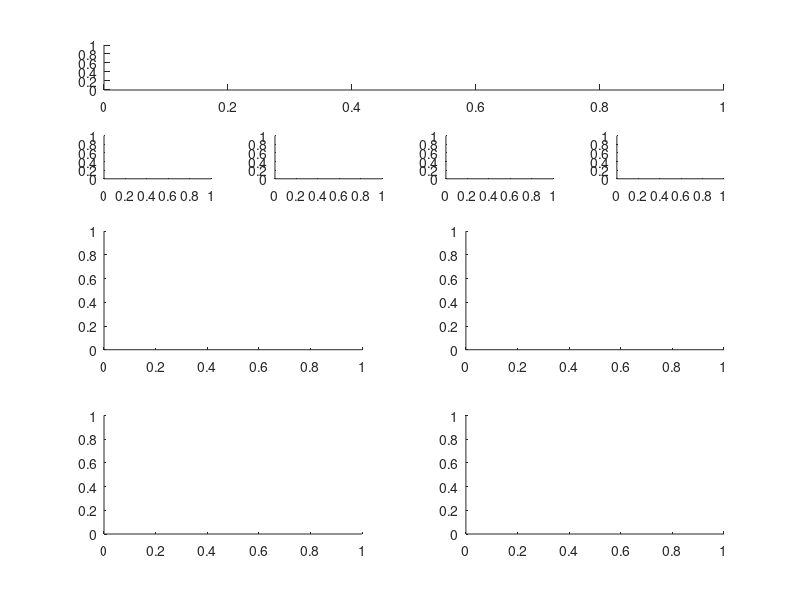

Here is the MATLAB script that generated this plot: (Note: this script raises an error after producing the figure.)

close all
addpath('../')
clear ch ax

% make the figure
figure('outerposition',[300 300 800 1000],'PaperUnits','points','PaperSize',[800 1000]); hold on

ax.cartoon = subplot(6,1,1); hold on
ax.spiking_g = subplot(6,4,5); hold on
ax.spiking_V = subplot(6,4,6); hold on
ax.spiking_f = subplot(3,2,3); hold on
ax.spiking_Ca = subplot(3,2,5); hold on

ax.bursting_g = subplot(6,4,7); hold on
ax.bursting_V = subplot(6,4,8); hold on
ax.bursting_f = subplot(3,2,4); hold on
ax.bursting_Ca = subplot(3,2,6); hold on

figlib.pretty('plw',1,'lw',1,'fs',12)

% make a spiking neuron
x = singleCompartment.makeNeuron();
singleCompartment.disableControllers(x)
x.set('*gbar',[190 64 4.3 .62 0 1517 .125 1820])

% measure calcium levels in base model
x.dt = .1;
x.t_end = 10e3;
x.integrate;
V = x.integrate;
Ca0 = x.AB.Ca_average;
metrics0 = xtools.V2metrics(V,'sampling_rate',10);

time = (1:length(V))*1e-3*x.dt;
plot(ax.spiking_V,time,V,'k')
set(ax.spiking_V,'XLim',[0 1])


x.plotgbars(ax.spiking_g,'AB')

for i = 1:length(x.handles.gbar_plot)
	% make stem plots solid
	x.handles.gbar_plot(i).MarkerFaceColor = x.handles.gbar_plot(i).Color;
	x.handles.gbar_plot(i).LineWidth = 1;
end

model_hash = hashlib.md5hash(x.get('*gbar'));

% measure Calcium level set
singleCompartment.perturb.findCalciumNullcline(x);
load([model_hash '_calcium.voronoi'],'v','-mat')



% measure behaviour in a grid using xgrid
% we will encode behaviour using colours 


gridsize = 100;
g0 = x.get('*gbar');

x0 = sum(g0(2:3));
y0 = sum(g0([1 4 5 6 8]));

x_range = corelib.logrange(x0/100,x0*10,gridsize);
y_range = corelib.logrange(y0/100,y0*10,gridsize);



if exist('spiking_neuron_grid.mat','file')
	load('spiking_neuron_grid.mat','g','Ca','metrics')
else

	

	all_g = repmat(g0,1,100,100);


	for i = 1:gridsize
		for j = 1:gridsize
			all_g(:,i,j) =  singleCompartment.perturb.scaleG(g0,x_range(i),y_range(j));
		end
	end


	all_g = reshape(all_g,8,gridsize*gridsize);

	p = xgrid;
	p.cleanup;
	p.x = x;
	p.n_batches = 40;
	p.sim_func = @singleCompartment.measureMetrics;
	p.batchify(all_g,x.find('*gbar'));


	p.simulate;
	p.wait()


	[sim_data,metadata] = p.gather;
	metrics = sim_data{1};
	Ca = sim_data{2};
	g = sim_data{3};


	save('spiking_neuron_grid.mat','g','Ca','metrics')

end


% project g onto plane
xx = sum(g(2:3,:));
yy = sum(g([1 4 5 6 8],:));

f = log(metrics(5,:)./metrics0.firing_rate);



show_here = ax.spiking_f;
scatter(show_here,xx,yy,63,f,'filled','Marker','s')
set(show_here,'XScale','log','YScale','log')
c = parula;
c(1,:) = 1;
colormap(show_here,c);
caxis(show_here,[-.5 2])

% show where the reference model is
plot(show_here,x0,y0,'p','MarkerSize',12,'MarkerFaceColor','k','MarkerEdgeColor','k')

ch.spiking_f = colorbar(show_here);
set(ch.spiking_f,'YTick',[-.5 log([25 50 100]/25)],'YTickLabel',{'Silent','25', '50','100'});
title(ch.spiking_f,'f (Hz)')

plot((show_here),x_range,y_range,'k:','LineWidth',2);
axis((show_here),'square');



show_here = ax.spiking_Ca; hold on

rel_ca = log2(Ca./Ca0);
rel_ca(rel_ca<-2) = -2;

scatter(show_here,xx,yy,63,rel_ca,'filled','Marker','s')

set(show_here,'XScale','log','YScale','log')
ch.spiking_Ca = colorbar(show_here);
colormap(show_here,colormaps.redblue);


caxis((show_here),[-4 4])


plot((show_here),x_range,y_range,'k:','LineWidth',2);
axis((show_here),'square');

set(ch.spiking_Ca,'YTick',[-4:2:4],'YTickLabel',{'<1/16','1/4', 'Target','4X','16X'});
title(ch.spiking_Ca,'<[Ca^{2+}]>')



% plot level set
xx = v.boundaries(1).regions.x;
yy = v.boundaries(1).regions.y;
xx(xx==max(xx)) = NaN;
yy(yy==max(yy)) = NaN;
plot(show_here,xx,yy,'k')

XLim = [min(x_range)*.8 max(x_range)*1.2];
YLim = [min(y_range)*.8 max(y_range)*1.2];

set(show_here,'XLim',XLim,'YLim',YLim,'XTick',[10 100 1e3])
set(ax.spiking_f,'XLim',XLim,'YLim',YLim,'XTick',[10 100 1e3])
xlabel(show_here,'$\Sigma \bar{g}_{Ca} (\mu S/mm^2)$','interpreter','latex')
ylabel(show_here,'$\Sigma \bar{g}_{others} (\mu S/mm^2)$','interpreter','latex')
ylabel(ax.spiking_f,'$\Sigma \bar{g}_{others} (\mu S/mm^2)$','interpreter','latex')






% make a bursting neuron
x = singleCompartment.makeNeuron();
singleCompartment.disableControllers(x)
x.set('*gbar',[379 165 2.35 .72 297 1713 .46 1370])
model_hash = hashlib.md5hash(x.get('*gbar'));

% measure calcium levels in base model
x.dt = .1;
x.t_end = 10e3;
x.integrate;
V = x.integrate;
Ca0 = x.AB.Ca_average;
metrics0 = xtools.V2metrics(V,'sampling_rate',10);

% show gbars
x.plotgbars(ax.bursting_g,'AB')

for i = 1:length(x.handles.gbar_plot)
	% make stem plots solid
	x.handles.gbar_plot(i).MarkerFaceColor = x.handles.gbar_plot(i).Color;
	x.handles.gbar_plot(i).LineWidth = 1;
end

% show voltage trace
time = (1:length(V))*1e-3*x.dt;
plot(ax.bursting_V,time,V,'k')
set(ax.bursting_V,'XLim',[0 2])

% measure Calcium level set
singleCompartment.perturb.findCalciumNullcline(x);
load([model_hash '_calcium.voronoi'],'v','-mat')


% measure behaviour in a grid using xgrid
% we will encode behaviour using colours 

gridsize = 100;
g0 = x.get('*gbar');

x0 = sum(g0(2:3));
y0 = sum(g0([1 4 5 6 8]));

x_range = corelib.logrange(x0/100,x0*10,gridsize);
y_range = corelib.logrange(y0/100,y0*10,gridsize);

if exist('bursting_neuron_grid.mat','file')
	load('bursting_neuron_grid.mat','g','Ca','metrics')
else


	all_g = repmat(g0,1,100,100);

	for i = 1:gridsize
		for j = 1:gridsize
			all_g(:,i,j) =  singleCompartment.perturb.scaleG(g0,x_range(i),y_range(j));
		end
	end


	all_g = reshape(all_g,8,gridsize*gridsize);

	p = xgrid;
	p.cleanup;
	p.x = x;
	p.n_batches = 40;
	p.sim_func = @singleCompartment.measureMetrics;
	p.batchify(all_g,x.find('*gbar'));


	p.simulate;
	p.wait()


	[sim_data,metadata] = p.gather;
	metrics = sim_data{1};
	Ca = sim_data{2};
	g = sim_data{3};


	save('bursting_neuron_grid.mat','g','Ca','metrics')

end


% project g onto plane
xx = sum(g(2:3,:));
yy = sum(g([1 4 5 6 8],:));

f = metrics(5,:);
f = f/max(f);


regularity = metrics(9,:)./metrics(11,:);
regularity = log(regularity);
regularity = regularity/max(regularity);


spike_peak = metrics(19,:);
spike_peak = spike_peak - min(spike_peak);
spike_peak = spike_peak/max(spike_peak);

C = zeros(length(xx),3);
C(:,3) = f;
C(:,1) = 1-regularity;
C(:,2) = spike_peak;

show_here = ax.bursting_f;
scatter(show_here,xx,yy,63,C,'filled','Marker','s')
set(show_here,'XScale','log','YScale','log')
axis((show_here),'square');

plot(ax.bursting_f,x_range,y_range,'k:','LineWidth',2);

% show where the reference model is
plot(ax.bursting_f,x0,y0,'p','MarkerSize',12,'MarkerFaceColor','k','MarkerEdgeColor','k')


% show calcium
show_here = ax.bursting_Ca; hold on

rel_ca = log2(Ca./Ca0);
rel_ca(rel_ca<-2) = -2;

scatter(show_here,xx,yy,63,rel_ca,'filled','Marker','s')

set(show_here,'XScale','log','YScale','log')
ch.bursting_Ca = colorbar(show_here);
colormap(show_here,colormaps.redblue);
ch.bursting_Ca.Position = [.92 .11 .01 .1];

caxis((show_here),[-4 4])


plot((show_here),x_range,y_range,'k:','LineWidth',2);
axis((show_here),'square');

set(ch.bursting_Ca,'YTick',[-4:2:4],'YTickLabel',{'<1/16','1/4', 'Target','4X','16X'});
title(ch.bursting_Ca,'<[Ca^{2+}]>')


xx = v.boundaries(1).regions.x;
yy = v.boundaries(1).regions.y;
xx(xx==max(xx)) = NaN;
yy(yy==max(yy)) = NaN;
plot(show_here,xx,yy,'k')


XLim = [min(x_range)*.8 max(x_range)*1.2];
YLim = [min(y_range)*.8 max(y_range)*1.2];

set(show_here,'XLim',XLim,'YLim',YLim,'XTick',[10 100 1e3])
xlabel(show_here,'$\Sigma \bar{g}_{Ca} (\mu S/mm^2)$','interpreter','latex')
ylabel(show_here,'$\Sigma \bar{g}_{others} (\mu S/mm^2)$','interpreter','latex')

set(ax.bursting_f,'XLim',XLim,'YLim',YLim,'XTick',[10 100 1e3])

ylabel(ax.bursting_f,'$\Sigma \bar{g}_{others} (\mu S/mm^2)$','interpreter','latex')

axlib.makeEphys(ax.bursting_V)
axlib.makeEphys(ax.spiking_V,'time_scale',.5)








% cosmetic fixes
ax.spiking_g.Position = [.1 .73 .15 .05];
ax.spiking_g.YLim = [.1 1e4];
ax.spiking_g.YTick = [1 100 1e3];
ax.spiking_g.YMinorTick = 'off';

ax.spiking_V.Position = [.3 .73 .1 .05];

ax.bursting_g.Position = [.6 .73 .15 .05];
ax.bursting_g.YLim = [.1 1e4];
ax.bursting_g.YTick = [1 100 1e3];
ax.bursting_g.YMinorTick = 'off';

ax.bursting_V.Position = [.8 .73 .1 .05];

ylabel(ax.bursting_g,'$\bar{g} (\mu S/mm^2)$','interpreter','latex')

ax.spiking_Ca.Position = [.1 .05 .3 .3];
ax.bursting_Ca.Position = [.6 .05 .3 .3];
ax.spiking_f.Position = [.1 .35 .3 .3];
ax.bursting_f.Position = [.6 .35 .3 .3];

ch.spiking_Ca.Position = [.43 .11 .01 .1];

ch.spiking_f.Position = [.43 .41 .01 .1];

% create fake axes over the bursting f plot to put colorbars there
for i = 1:3
	fake_axes(i) = axes;
	fake_axes(i).Position = ax.bursting_f.Position;
	fake_axes(i).Position(1) = 1;
	set(fake_axes(i),'YTick',[],'YColor','w')

	% create the colormaps we need
	C = zeros(100,3);
	for j = 1:3
		C(:,j) = linspace(1,0,100);
	end
	C(:,i) = 1;
	colormap(fake_axes(i),C);


	fake_colorbar(i) = colorbar(fake_axes(i));
	fake_colorbar(i).YTick = [];
	fake_colorbar(i).Location = 'northoutside';
end

for i = 1:3
	fake_colorbar(i).Position = [.51 + i*.1 .64 .09 .01];
end

th = title(fake_colorbar(1),'ISI regularity');
th.Position = [20 10 0];
th = title(fake_colorbar(2),'Peak voltage');
th.Position = [20 10 0];
th = title(fake_colorbar(3),'Firing rate');
th.Position = [20 10 0];


I = imread('cartoon.png');
figlib.showImageInAxes(ax.cartoon,I)

axlib.label(ax.cartoon,'a');

axlib.label(ax.spiking_g,'b','x_offset',-.02);
axlib.label(ax.spiking_f,'c','x_offset',-.02,'y_offset',-.04);
axlib.label(ax.spiking_Ca,'d','x_offset',-.02,'y_offset',-.04);

axlib.label(ax.bursting_g,'e','x_offset',-.02);
axlib.label(ax.bursting_f,'f','x_offset',-.02,'y_offset',-.04);
axlib.label(ax.bursting_Ca,'g','x_offset',-.02,'y_offset',-.04);